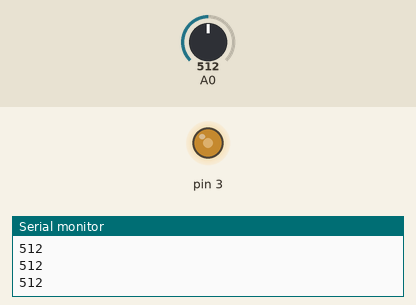
This sketch was run on a simulated Arduino Uno, built with avr-gcc and run on an emulated ATmega328P. Shown: output pins drawn as LEDs (lit = HIGH), the last lines printed to the serial monitor. Inputs (shaded band) come from the test bench; at power-on: A0 = 512.

Above: at 1.2 s.
1.3 s: A0 set to 716
At 2.5 s:
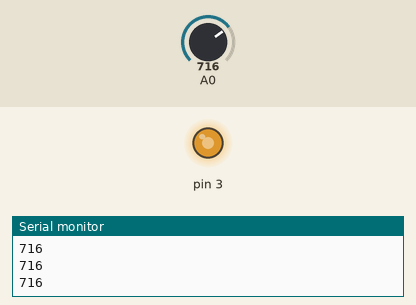
2.8 s: A0 set to 900
At 3.9 s:
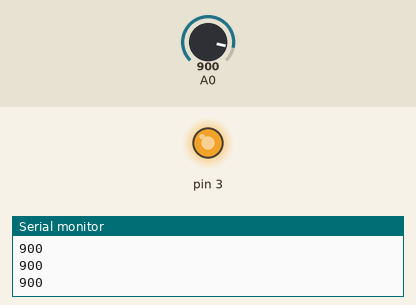
4.3 s: A0 set to 122
At 4.9 s:
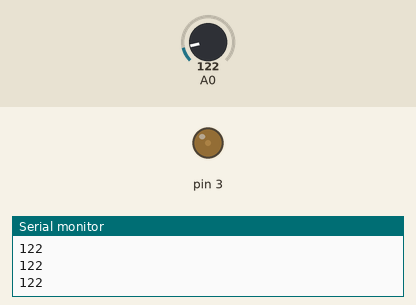
5.8 s: A0 set to 0
At 6.1 s:
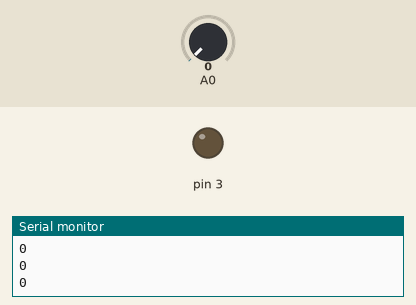
7.3 s: A0 set to 511
At 8.4 s:
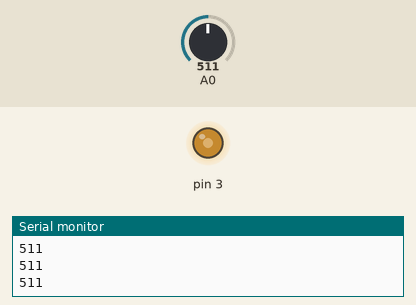
Timing chart, 0 to 9.8 s (numbered marks = the images above; inputs shaded):
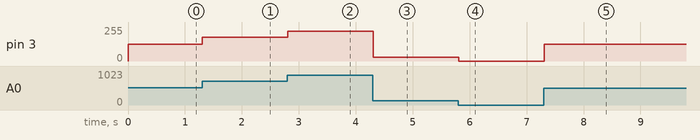

Measured:
- after the input at 1.3 s, pin 3: 127/255 → 178/255 at once
- after the input at 2.8 s, pin 3: 178/255 → 224/255 at once
- after the input at 4.3 s, pin 3: 224/255 → 30/255 at once
- after the input at 5.8 s, pin 3: 30/255 → 0/255 at once
- after the input at 7.3 s, pin 3: 0/255 → 127/255 at once

The sketch:

analog_read.ino
```cpp
void setup() {
  // put your setup code here, to run once:
  Serial.begin(9600);
  pinMode(3,OUTPUT);
}

void loop() {
  // put your main code here, to run repeatedly:
  int lightSensitivity = analogRead(A0);
  Serial.println(lightSensitivity);
  int fade = map(lightSensitivity,0,1023,0,255);
  analogWrite(3,fade);
}
```
